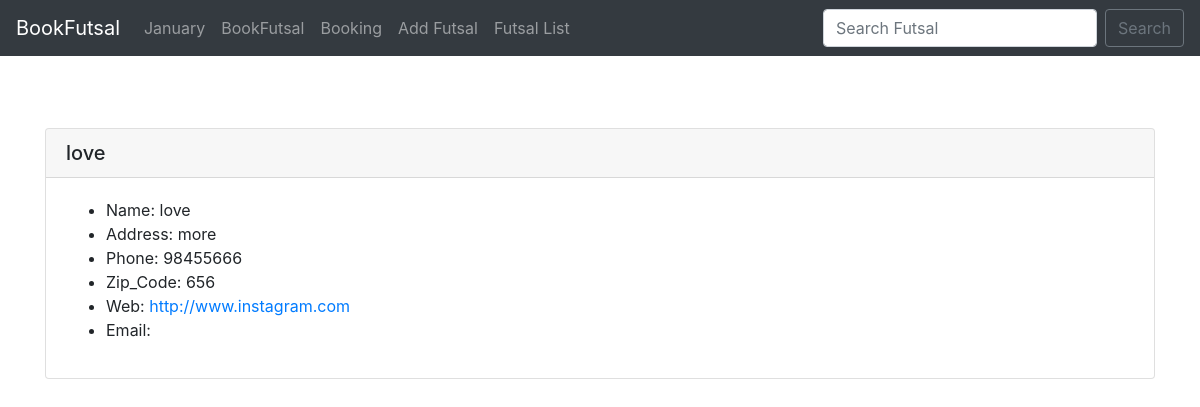
/futsal_show/4/, run on the app's committed database.
### futsal_name/models.py (models this page shows)
class Futsal(models.Model):
    name = models.CharField(max_length=250)
    address = models.CharField(max_length=200)
    web = models.URLField(blank=True)
    email_address = models.EmailField(blank=True)
    zip_code = models.CharField(max_length=10)
    phone = models.CharField( max_length=10)
    def __str__(self):
        return self.name

### futsal_name/views.py (the view)
# urls.py: path('futsal_show/<futsal_id>/', views.futsals_show, name='futsals_show'),
def futsals_show(request, futsal_id):
    futsal = Futsal.objects.get(pk=futsal_id)
    return render(request, 'futsal_name/futsal_show.html', {"futsal":futsal,})

### futsal_name/templates/futsal_name/futsal_show.html (shortened to what this page needs)
{% extends 'futsal_name/core.html' %}
{% block content %}
<br>
<br>
<br>
<div class="card">
    <h5 class="card-header">{{futsal}}</h5>
    <div class="card-body">
        <ul>
            <li>Name: {{futsal.name}}</li>
            <li>Address:    {{futsal.address}}</li>
            <li>Phone:  {{futsal.phone}}</li>
            <li>Zip_Code: {{futsal.zip_code}}</li>
            <li>Web:  <a href="{{futsal.web}}">{{futsal.web}}</a></li>
            <li>Email: {{futsal.email_address}}</li>
</div>
</div>
<br>
{% endblock content %}

### data on the page
Futsal: name "love", address "more", phone "98455666", zip_code "656", web "http://www.instagram.com"
